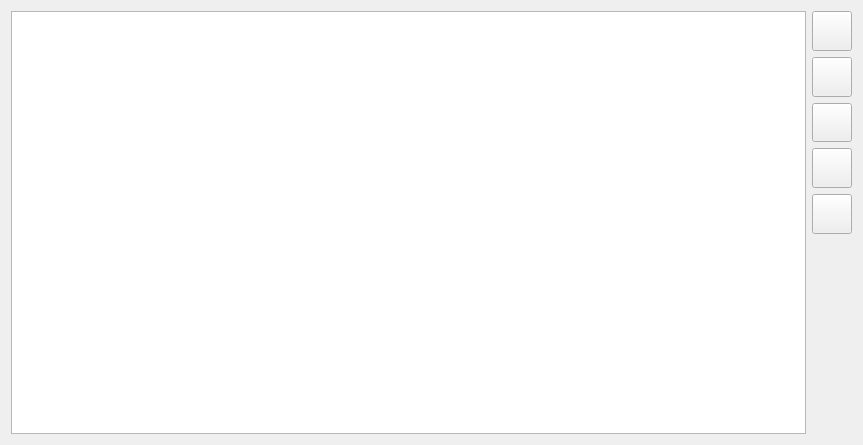
<?xml version="1.0" encoding="UTF-8"?>
<ui version="4.0">
 <class>DictionaryForm</class>
 <widget class="QWidget" name="DictionaryForm">
  <property name="windowModality">
   <enum>Qt::NonModal</enum>
  </property>
  <property name="geometry">
   <rect>
    <x>0</x>
    <y>0</y>
    <width>863</width>
    <height>445</height>
   </rect>
  </property>
  <property name="windowTitle">
   <string>Form</string>
  </property>
  <layout class="QHBoxLayout" name="horizontalLayout">
   <item>
    <widget class="SearchTable" name="table"/>
   </item>
   <item>
    <layout class="QVBoxLayout" name="verticalLayout">
     <item>
      <widget class="QToolButton" name="updateBtn">
       <property name="minimumSize">
        <size>
         <width>40</width>
         <height>40</height>
        </size>
       </property>
       <property name="toolTip">
        <string>Обновить</string>
       </property>
       <property name="text">
        <string/>
       </property>
       <property name="icon">
        <iconset resource="resource.qrc">
         <normaloff>:/icons/refresh.png</normaloff>:/icons/refresh.png</iconset>
       </property>
       <property name="iconSize">
        <size>
         <width>32</width>
         <height>32</height>
        </size>
       </property>
      </widget>
     </item>
     <item>
      <widget class="QToolButton" name="addBtn">
       <property name="minimumSize">
        <size>
         <width>40</width>
         <height>40</height>
        </size>
       </property>
       <property name="toolTip">
        <string>Добавить строку</string>
       </property>
       <property name="text">
        <string/>
       </property>
       <property name="icon">
        <iconset resource="resource.qrc">
         <normaloff>:/icons/add.png</normaloff>:/icons/add.png</iconset>
       </property>
       <property name="iconSize">
        <size>
         <width>32</width>
         <height>32</height>
        </size>
       </property>
      </widget>
     </item>
     <item>
      <widget class="QToolButton" name="copyButton">
       <property name="text">
        <string/>
       </property>
       <property name="icon">
        <iconset resource="resource.qrc">
         <normaloff>:/icons/copy.png</normaloff>:/icons/copy.png</iconset>
       </property>
       <property name="iconSize">
        <size>
         <width>32</width>
         <height>32</height>
        </size>
       </property>
      </widget>
     </item>
     <item>
      <widget class="QToolButton" name="deleteBtn">
       <property name="minimumSize">
        <size>
         <width>40</width>
         <height>40</height>
        </size>
       </property>
       <property name="toolTip">
        <string>Удалить строку</string>
       </property>
       <property name="text">
        <string/>
       </property>
       <property name="icon">
        <iconset resource="resource.qrc">
         <normaloff>:/icons/delete.png</normaloff>:/icons/delete.png</iconset>
       </property>
       <property name="iconSize">
        <size>
         <width>32</width>
         <height>32</height>
        </size>
       </property>
      </widget>
     </item>
     <item>
      <widget class="QToolButton" name="importBtn">
       <property name="minimumSize">
        <size>
         <width>40</width>
         <height>40</height>
        </size>
       </property>
       <property name="toolTip">
        <string>Импортировать...</string>
       </property>
       <property name="text">
        <string/>
       </property>
       <property name="icon">
        <iconset resource="resource.qrc">
         <normaloff>:/icons/import.png</normaloff>:/icons/import.png</iconset>
       </property>
       <property name="iconSize">
        <size>
         <width>32</width>
         <height>32</height>
        </size>
       </property>
      </widget>
     </item>
     <item>
      <spacer name="verticalSpacer">
       <property name="orientation">
        <enum>Qt::Vertical</enum>
       </property>
       <property name="sizeHint" stdset="0">
        <size>
         <width>20</width>
         <height>40</height>
        </size>
       </property>
      </spacer>
     </item>
    </layout>
   </item>
  </layout>
 </widget>
 <customwidgets>
  <customwidget>
   <class>SearchTable</class>
   <extends>QTableWidget</extends>
   <header>searchtable.h</header>
  </customwidget>
 </customwidgets>
 <resources>
  <include location="resource.qrc"/>
 </resources>
 <connections/>
</ui>
